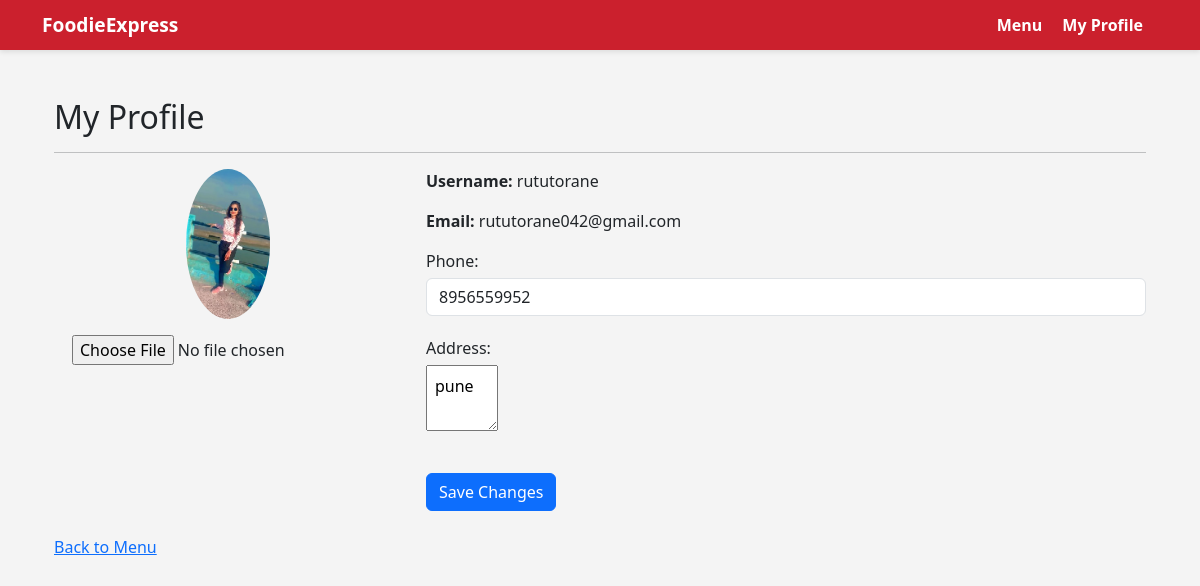
/profile/ (signed in), run on the app's committed database.
### food_app/models.py (models this page shows, shortened)
class Profile(models.Model):
    user = models.OneToOneField(User, on_delete=models.CASCADE, related_name='profile')
    phone = models.CharField(max_length=15, blank=True)
    address = models.TextField(blank=True)
    profile_pic = models. ImageField(upload_to='profiles/', blank=True)

### food_app/views.py (the view, shortened to what this page needs)
# urls.py: path('profile/', views.view_profile, name='view_profile'),
@login_required
def view_profile(request):
    profile, created = Profile.objects.get_or_create(user=request.user)
    return render(request, 'profile.html', {'profile':profile})

### food_app/templates/profile.html (shortened to what this page needs)
<!DOCTYPE html>
<html lang="en">
<head>
</head>
<body>
    {% extends 'base.html' %}
    {% block content %}
    <div class="container mt-5">
        <h2>My Profile</h2>
        <hr>
        <form method="POST" enctype="multipart/form-data">
            <div class="row">
                <div class="col-md-4 text-center">
                    {% if profile.profile_pic %}
                        <img src="{{profile.profile_pic.url }}" alt="Profile Picture" class="img-fluid rounded-circle" style="max-width: 150px; max-height: 150px;">
                    {% else %}
                        <img src="/static/images/default_profile.png" alt="No Image" class="img-fluid rounded-circle" style="max-width: 150px; max-height: 150px; background-color: #ddd;">
                    {% endif %}
                    <div class="mt-3">
                        <input type="file" name="profile_pic" class="form-control-file">
                    </div>
                </div>
                <div class="col-md-8">
                    <p><strong>Username:</strong> {{request.user.username }}</p>
                    <p><strong>Email:</strong> {{request.user.email }}</p>
                    <div style="margin-bottom: 20px;">
                        <label style="display: block; margin-bottom: 5px;">Phone:</label>
                        <input type="text" name="phone" value="{{ profile.phone|default:''}}"
                        class="form-control"
                        pattern="[0-9]{10}"
                        title="Please enter Exactly 10 digits"
                        required>
                    </div>
                    <div style="margin-bottom: 20px;">
                        <label style="display: block; margin-bottom: 5px;">Address:</label>
                        <textarea name="address" style="width: 10%; padding: 8px;">{{ profile.address|default:'' }}</textarea>
                    </div>
                    <button type="submit" class="btn btn-primary mt-3">Save Changes</button>
                </div>
            </div>
        </form>
        <div class="mt-4">
            <a href="{% url 'home' %}">Back to Menu</a>
        </div>
    </div>
    {% endblock %}

### food_app/templates/base.html (style rules this page uses)
body { background-color: #f4f4f4; font-family: 'Segoe UI', Tahoma, Geneva, Verdana, sans-serif; }

### data on the page
Profile: profile_pic (picture), phone "8956559952", address "pune"

### other printed values
{{ request.user.username }} "rututorane"
{{ request.user.email }} "rututorane042@gmail.com"
